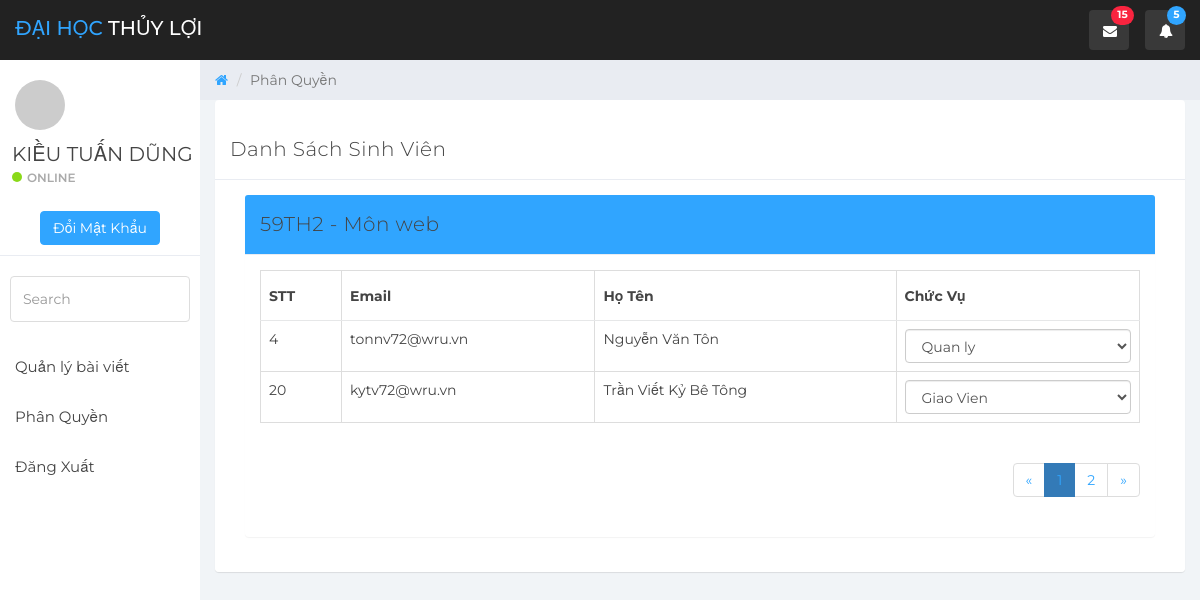
/admin/index.php?page_layout=phan_quyen (signed in), run on the app's committed database.
### tables this page shows
CREATE TABLE `thanh_vien` (
  `id` int(10) UNSIGNED NOT NULL,
  `email` varchar(255) DEFAULT NULL,
  `password` varchar(255) DEFAULT NULL,
  `ho_ten` varchar(255) DEFAULT NULL,
  `so_cmt` varchar(255) DEFAULT NULL,
  `so_dien_thoai` varchar(255) DEFAULT NULL,
  `dia_chi` text DEFAULT NULL,
  `level` int(11) DEFAULT 4,
  `trang_thai` int(11) DEFAULT 0,
  `nganh_hoc_id` int(10) UNSIGNED NOT NULL,
  `code` varchar(255) DEFAULT NULL
);

### admin/modules/phan-quyen/phan-quyen.php (the view, shortened to what this page needs)
<?php
$sql = "SELECT * FROM thanh_vien WHERE level != '1'";
$query = mysqli_query($conn,$sql);
if(isset($_GET['page']))
{
    $page = $_GET['page'];
}
else
{
    $page = 1;
}
$rows_per_page = 2;
$per_row = $page*$rows_per_page - $rows_per_page;
$total_rows = mysqli_num_rows($query);
$total_pages = ceil($total_rows/$rows_per_page);
$list_pages = "";
$page_prev = $page - 1;
if($page_prev<1)
{
    $page_prev = 1;
}
$list_pages .= '<li class="page-item"><a class="page-link" href="index.php?page_layout=phan_quyen&page='.$page_prev.'">&laquo;</a></li>';
for($i = 1; $i<=$total_pages; $i++)
{
    if($i == $page)
    {
        $active = 'active';
    }
    else
    {
        $active = '';
    }
    $list_pages .= '<li class="page-item '.$active.'"><a class="page-link" href="index.php?page_layout=phan_quyen&page='.$i.'">'.$i.'</a></li>';
}
$page_next = $page +1;
$list_pages .= '<li class="page-item"><a class="page-link" href="index.php?page_layout=phan_quyen&page='.$page_next.'">&raquo;</a></li>';
?>
    <div class="col-sm-9 col-sm-offset-3 col-lg-10 col-lg-offset-2 main">
        <div class="row">
            <ol class="breadcrumb">
                <li><a href="#">
                        <em class="fa fa-home"></em>
                    </a></li>
                <li class="active">Phân Quyền</li>
            </ol>
        </div>
        <div class="panel panel-container">
            <div class="panel panel-default">
                <div class="panel-heading">Danh Sách Sinh Viên</div>
                <div class="panel-body btn-margins">
                    <div class="col-md-12">
                        <div class="panel panel-primary">
                            <div class="panel-heading"> 59TH2 - Môn web</div>
                            <div class="panel-body">
                                <table class="table table-bordered">
                                    <thead>
                                        <tr>
                                            <th>STT</th>
                                            <th>Email</th>
                                            <th>Họ Tên</th>
                                            <th>Chức Vụ</th>
                                        </tr>
                                    </thead>
                                    <tbody>
                                        <?php
                                        $sql = "SELECT * FROM thanh_vien WHERE level != '1' ORDER BY level ASC LIMIT $per_row,$rows_per_page";
                                        $query = mysqli_query($conn,$sql);
                                         while($row = mysqli_fetch_assoc($query)){ ?>
                                        <tr>
                                            <td><?php echo $row['id'];?></td>
                                            <td><?php echo $row['email'];?></td>
                                            <td><?php echo $row['ho_ten'];?></td>
                                            <td>
                                                <form method="POST">
                                                <select data-id="<?php echo $row['id']; ?>" class="form-control phan_quyen" name="quyen">
                                                    <option  value="2" <?php if($row['level']==2){echo 'selected="selected"';} ?>>Quan ly</option>
                                                    <option  value="3" <?php if($row['level']==3){echo 'selected="selected"';} ?>>Giao Vien</option>
                                                </select>
                                                </form>
                                             </td>
                                        </tr>
                                        <?php } ?>
                                    </tbody>
                                </table>
                                <div style="text-align: right;">
                                    <ul class="pagination">
                                       <?php echo $list_pages; ?>
                                    </ul>
                                </div>
                            </div>
                        </div>
                    </div>
                </div>
            </div>
        </div>
    </div>

### admin/modules/menu-admin/menu.php (shortened to what this page needs)
<?php
$level = $_SESSION['level'];
$mail = $_SESSION['mail'];
?>
<div id="sidebar-collapse" class="col-sm-3 col-lg-2 sidebar">
    <div class="profile-sidebar">
        <div class="profile-userpic">
            <img src="http://placehold.it/50/30a5ff/fff" class="img-responsive" alt="">
        </div>
        <div class="profile-usertitle">
            <?php
            $sql = "SELECT * FROM thanh_vien WHERE email = '$mail'";
            $query = mysqli_query($conn,$sql) ;
            $row = mysqli_fetch_assoc($query);
             ?>
            <div class="profile-usertitle-name"><?php echo $row['ho_ten']; ?></div>
            <div class="profile-usertitle-status"><span class="indicator label-success"></span>Online</div>
        </div>
        <a class="btn btn-primary" href="#" role="button"> Đổi Mật Khẩu </a>
    </div>
    <form role="search">
        <div class="form-group">
            <input type="text" class="form-control" placeholder="Search">
        </div>
    </form>
    <ul class="nav menu">
        <?php
        if ($level == 1) {
        ?>
            <li><a href="index.php?page_layout=danh_sach_bai_viet">Quản lý bài viết</a></li>
            <li><a href="index.php?page_layout=phan_quyen">Phân Quyền</a></li>
        <?php } ?>
        <li><a href="modules/dang-xuat/dang-xuat.php">Đăng Xuất</a></li>
    </ul>
</div>

### admin/css/styles.css (style rules this page uses)
body { background: #f1f4f7; padding-top: 60px; font-size: 14px; color: #444444; font-family: "Montserrat", "Helvetica Neue", Helvetica, Arial, sans-serif; }
a, a:hover, a:focus { color: #30a5ff; }
input.form-control { border: 1px solid #ddd; box-shadow: none; height: 46px; }
.btn-primary, .btn-primary:hover, .btn-primary:focus, .btn-primary:active, .btn-primary.active, .open>.dropdown-toggle.btn-primary, .btn-primary.disabled, .btn-primary[disabled], fieldset[disabled] .btn-primary, .btn-primary.disabled:hover, .btn-primary[disabled]:hover, fieldset[disabled] .btn-primary:hover, .btn-primary.disabled:focus, .btn-primary[disabled]:focus, fieldset[disabled] .btn-primary:focus, .btn-primary.disabled:active, .btn-primary[disabled]:active, fieldset[disabled] .btn-primary:active, .btn-primary.disabled.active, .btn-primary[disabled].active, fieldset[disabled] .btn-primary.active { background-color: #30a5ff; border-color: #30a5ff; }
.btn-link, .page-link, .text-primary { color: #30a5ff !important; }
.label-success { background-color: #8ad919; }
.panel { border: 0; }
.panel-container { padding-top: 20px; }
.panel-primary>.panel-heading { background-color: #30a5ff !important; color: #fff; border: none; }
.panel-heading { font-size: 20px; font-weight: 300; letter-spacing: 0.025em; height: 60px; line-height: 38px; }
.panel-default .panel-heading { background: #fff; border-bottom: 1px solid #e9ecf2; color: #444444; }
.sidebar { display: block; padding: 0; display: none; box-shadow: none; background: #fff; }
.sidebar ul { margin: 20px 0px; }
.sidebar form { padding: 10px 0 0 0; margin: 10px 10px 20px 10px; }
@media (min-width: 768px) { .sidebar { display: block; position: fixed; top: 60px; bottom: 0; left: 0; z-index: 1000; display: block; margin: 0; padding: 0; overflow-x: hidden; overflow-y: auto; } }
.sidebar ul.nav li a { height: 50px; font-size: 15px; line-height: 2em; color: #444444; }
.profile-sidebar { padding: 10px 0; border-bottom: 1px solid #e9ecf2; }
.indicator { width: 10px; height: 10px; display: inline-block; border-radius: 9999px; margin-right: 5px; }
.profile-userpic img { float: left; margin: 10px 0px 0px 15px; width: 50px; height: 50px; border-radius: 9999px !important; }
.profile-usertitle { float: left; text-align: left; margin: 10px 0 0 12px; }
.profile-usertitle-name { font-size: 20px; margin-bottom: 0px; }
.profile-usertitle-status { text-transform: uppercase; color: #AAA; font-size: 12px; font-weight: 600; margin-bottom: 15px; }
.breadcrumb { border-radius: 0; padding: 10px 15px 10px 15px; background: #e9ecf2; margin: 0; }
.table { background: #fff; }
.table>thead>tr>th { border-bottom: 1px solid #e6e7e8; vertical-align: middle; height: 50px; }
div.profile-sidebar { text-align: center; }

### data on the page
thanh_vien: ho_ten "KIỀU TUẤN DŨNG"
thanh_vien: id "4", email "tonnv72@wru.vn", ho_ten "Nguyễn Văn Tôn", quyen "Quan ly"
thanh_vien: id "20", email "kytv72@wru.vn", ho_ten "Trần Viết Kỷ Bê Tông", quyen "Giao Vien"
